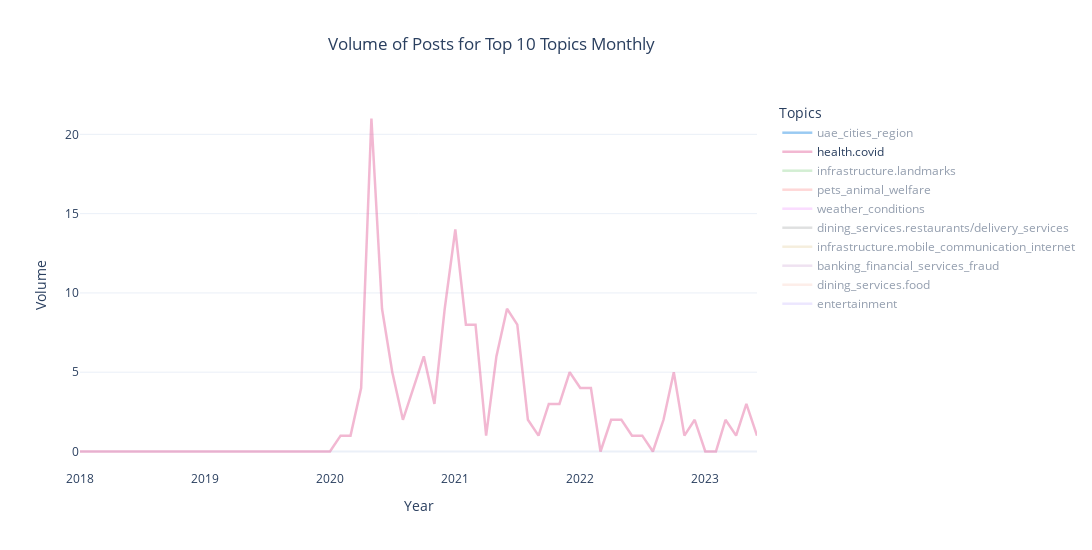

The cell this chart's notebook holds for it:
### Code cell
# Filter the data for the top 10 topics by volume
top_topics_data = df[df['human_labels'].isin(top_topics.index)]

# Group by month-year and topic to calculate the volume of posts for each topic
volume = top_topics_data.groupby(['month_year', 'human_labels']).size().unstack().fillna(0)

# Set alpha for each topic based on its volume
max_alpha = 1.0
min_alpha = 0.3
total_vol = volume.sum()
line_alpha = (total_vol/ total_vol.max() *(max_alpha - min_alpha)) + min_alpha

colors = px.colors.qualitative.Dark24

# Convert hex colors to RGB
rgb_colors = [mcolors.hex2color(color) for color in colors]

# Create the figure
fig = go.Figure()

#sort topics by volume
sorted_topics = total_vol.sort_values(ascending = False).index

# Plot line graphs with varying transparency based on volume
for idx, topic in enumerate(sorted_topics):
    r, g, b = rgb_colors[idx]
    rgba_color = f'rgba({int(r*255)},{int(g*255)},{int(b*255)},{line_alpha[topic]})'
    fig.add_trace(go.Scatter(x=volume.index.astype(str), 
                             y=volume[topic], 
                             mode='lines', 
                             name=topic, opacity = np.arange(0.6,1,.04)[::-1][idx],
                             line=dict(color=rgba_color, width=2.5)
                            ))

# Update the figure layout
fig.update_layout(
    title={"text": "Volume of Posts for Top 10 Topics Monthly", "x": 0.3},
    xaxis_title="Year",
    yaxis_title="Volume",
    legend=dict(title="Topics", x=1.03),
    xaxis_showgrid=False,
    xaxis=dict(zeroline=False),
    width=1200,
    height=550,
    autosize=False
)

# Display the figure
fig.show()

### Figure 1 — Plotly figure (JSON) as saved in the notebook; plotly's stock layout.template omitted (floating-point values rounded to 4 significant figures)
{"data": [{"line": {"color": "rgba(46,145,229,1.0)", "width": 2.5}, "mode": "lines", "name": "uae_cities_region", "opacity": 0.96, "type": "scatter", "visible": "legendonly", "x": ["2018-01", "2018-02", "2018-03", "2018-06", "2018-07", "2018-08", "2018-10", "2018-11", "2018-12", "2019-01", "2019-02", "2019-03", "2019-04", "2019-05", "2019-06", "2019-07", "2019-08", "2019-09", "2019-10", "2019-11", "2019-12", "2020-01", "2020-02", "2020-03", "2020-04", "2020-05", "2020-06", "2020-07", "2020-08", "2020-09", "2020-10", "2020-11", "2020-12", "2021-01", "2021-02", "2021-03", "2021-04", "2021-05", "2021-06", "2021-07", "2021-08", "2021-09", "2021-10", "2021-11", "2021-12", "2022-01", "2022-02", "2022-03", "2022-04", "2022-05", "2022-06", "2022-07", "2022-08", "2022-09", "2022-10", "2022-11", "2022-12", "2023-01", "2023-02", "2023-03", "2023-04", "2023-05", "2023-06"], "y": [1, 0, 0, 1, 2, 2, 0, 1, 1, 2, 2, 2, 2, 1, 2, 4, 3, 0, 3, 3, 4, 6, 4, 4, 2, 24, 37, 18, 13, 4, 11, 13, 16, 18, 20, 26, 10, 16, 14, 12, 7, 14, 10, 10, 5, 15, 10, 6, 6, 9, 6, 7, 7, 26, 17, 18, 17, 10, 17, 13, 26, 32, 54]}, {"line": {"color": "rgba(225,95,153,0.4777089783281734)", "width": 2.5}, "mode": "lines", "name": "health.covid", "opacity": 0.92, "type": "scatter", "visible": true, "x": ["2018-01", "2018-02", "2018-03", "2018-06", "2018-07", "2018-08", "2018-10", "2018-11", "2018-12", "2019-01", "2019-02", "2019-03", "2019-04", "2019-05", "2019-06", "2019-07", "2019-08", "2019-09", "2019-10", "2019-11", "2019-12", "2020-01", "2020-02", "2020-03", "2020-04", "2020-05", "2020-06", "2020-07", "2020-08", "2020-09", "2020-10", "2020-11", "2020-12", "2021-01", "2021-02", "2021-03", "2021-04", "2021-05", "2021-06", "2021-07", "2021-08", "2021-09", "2021-10", "2021-11", "2021-12", "2022-01", "2022-02", "2022-03", "2022-04", "2022-05", "2022-06", "2022-07", "2022-08", "2022-09", "2022-10", "2022-11", "2022-12", "2023-01", "2023-02", "2023-03", "2023-04", "2023-05", "2023-06"], "y": [0, 0, 0, 0, 0, 0, 0, 0, 0, 0, 0, 0, 0, 0, 0, 0, 0, 0, 0, 0, 0, 0, 1, 1, 4, 21, 9, 5, 2, 4, 6, 3, 9, 14, 8, 8, 1, 6, 9, 8, 2, 1, 3, 3, 5, 4, 4, 0, 2, 2, 1, 1, 0, 2, 5, 1, 2, 0, 0, 2, 1, 3, 1]}, {"line": {"color": "rgba(28,167,28,0.43978328173374615)", "width": 2.5}, "mode": "lines", "name": "infrastructure.landmarks", "opacity": 0.88, "type": "scatter", "visible": "legendonly", "x": ["2018-01", "2018-02", "2018-03", "2018-06", "2018-07", "2018-08", "2018-10", "2018-11", "2018-12", "2019-01", "2019-02", "2019-03", "2019-04", "2019-05", "2019-06", "2019-07", "2019-08", "2019-09", "2019-10", "2019-11", "2019-12", "2020-01", "2020-02", "2020-03", "2020-04", "2020-05", "2020-06", "2020-07", "2020-08", "2020-09", "2020-10", "2020-11", "2020-12", "2021-01", "2021-02", "2021-03", "2021-04", "2021-05", "2021-06", "2021-07", "2021-08", "2021-09", "2021-10", "2021-11", "2021-12", "2022-01", "2022-02", "2022-03", "2022-04", "2022-05", "2022-06", "2022-07", "2022-08", "2022-09", "2022-10", "2022-11", "2022-12", "2023-01", "2023-02", "2023-03", "2023-04", "2023-05", "2023-06"], "y": [0, 0, 0, 0, 0, 0, 0, 0, 1, 2, 0, 0, 0, 1, 0, 1, 1, 1, 1, 2, 2, 1, 0, 0, 0, 9, 2, 1, 1, 5, 1, 2, 2, 4, 0, 1, 1, 3, 1, 1, 3, 11, 4, 2, 3, 3, 0, 7, 3, 2, 2, 1, 1, 4, 1, 2, 2, 1, 3, 4, 6, 8, 9]}, {"line": {"color": "rgba(251,13,13,0.39210526315789473)", "width": 2.5}, "mode": "lines", "name": "pets_animal_welfare", "opacity": 0.84, "type": "scatter", "visible": "legendonly", "x": ["2018-01", "2018-02", "2018-03", "2018-06", "2018-07", "2018-08", "2018-10", "2018-11", "2018-12", "2019-01", "2019-02", "2019-03", "2019-04", "2019-05", "2019-06", "2019-07", "2019-08", "2019-09", "2019-10", "2019-11", "2019-12", "2020-01", "2020-02", "2020-03", "2020-04", "2020-05", "2020-06", "2020-07", "2020-08", "2020-09", "2020-10", "2020-11", "2020-12", "2021-01", "2021-02", "2021-03", "2021-04", "2021-05", "2021-06", "2021-07", "2021-08", "2021-09", "2021-10", "2021-11", "2021-12", "2022-01", "2022-02", "2022-03", "2022-04", "2022-05", "2022-06", "2022-07", "2022-08", "2022-09", "2022-10", "2022-11", "2022-12", "2023-01", "2023-02", "2023-03", "2023-04", "2023-05", "2023-06"], "y": [0, 0, 0, 0, 0, 0, 0, 0, 0, 0, 0, 0, 0, 0, 0, 1, 0, 0, 0, 0, 0, 2, 0, 0, 1, 1, 4, 3, 0, 3, 1, 2, 1, 1, 1, 3, 4, 4, 5, 2, 2, 0, 1, 2, 0, 2, 1, 1, 2, 2, 0, 3, 0, 5, 3, 2, 3, 2, 2, 0, 3, 5, 5]}, {"line": {"color": "rgba(218,22,255,0.37910216718266254)", "width": 2.5}, "mode": "lines", "name": "weather_conditions", "opacity": 0.8, "type": "scatter", "visible": "legendonly", "x": ["2018-01", "2018-02", "2018-03", "2018-06", "2018-07", "2018-08", "2018-10", "2018-11", "2018-12", "2019-01", "2019-02", "2019-03", "2019-04", "2019-05", "2019-06", "2019-07", "2019-08", "2019-09", "2019-10", "2019-11", "2019-12", "2020-01", "2020-02", "2020-03", "2020-04", "2020-05", "2020-06", "2020-07", "2020-08", "2020-09", "2020-10", "2020-11", "2020-12", "2021-01", "2021-02", "2021-03", "2021-04", "2021-05", "2021-06", "2021-07", "2021-08", "2021-09", "2021-10", "2021-11", "2021-12", "2022-01", "2022-02", "2022-03", "2022-04", "2022-05", "2022-06", "2022-07", "2022-08", "2022-09", "2022-10", "2022-11", "2022-12", "2023-01", "2023-02", "2023-03", "2023-04", "2023-05", "2023-06"], "y": [1, 0, 0, 1, 1, 0, 1, 1, 0, 0, 0, 1, 0, 1, 1, 1, 0, 1, 0, 1, 3, 1, 0, 0, 1, 1, 2, 4, 2, 0, 0, 0, 3, 5, 1, 0, 1, 1, 0, 1, 1, 1, 1, 1, 1, 1, 0, 0, 1, 1, 2, 2, 2, 5, 1, 0, 1, 3, 0, 2, 5, 3, 2]}, {"line": {"color": "rgba(34,42,42,0.37260061919504645)", "width": 2.5}, "mode": "lines", "name": "dining_services.restaurants/delivery_services", "opacity": 0.76, "type": "scatter", "visible": "legendonly", "x": ["2018-01", "2018-02", "2018-03", "2018-06", "2018-07", "2018-08", "2018-10", "2018-11", "2018-12", "2019-01", "2019-02", "2019-03", "2019-04", "2019-05", "2019-06", "2019-07", "2019-08", "2019-09", "2019-10", "2019-11", "2019-12", "2020-01", "2020-02", "2020-03", "2020-04", "2020-05", "2020-06", "2020-07", "2020-08", "2020-09", "2020-10", "2020-11", "2020-12", "2021-01", "2021-02", "2021-03", "2021-04", "2021-05", "2021-06", "2021-07", "2021-08", "2021-09", "2021-10", "2021-11", "2021-12", "2022-01", "2022-02", "2022-03", "2022-04", "2022-05", "2022-06", "2022-07", "2022-08", "2022-09", "2022-10", "2022-11", "2022-12", "2023-01", "2023-02", "2023-03", "2023-04", "2023-05", "2023-06"], "y": [0, 1, 0, 0, 0, 0, 0, 0, 0, 0, 0, 0, 0, 0, 0, 0, 0, 0, 0, 2, 0, 1, 2, 0, 0, 2, 0, 0, 1, 0, 0, 2, 2, 1, 0, 1, 0, 0, 0, 1, 0, 1, 0, 1, 1, 1, 1, 0, 0, 3, 2, 0, 6, 3, 2, 8, 3, 4, 1, 4, 1, 4, 5]}, {"line": {"color": "rgba(182,129,0,0.3704334365325077)", "width": 2.5}, "mode": "lines", "name": "infrastructure.mobile_communication_internet", "opacity": 0.72, "type": "scatter", "visible": "legendonly", "x": ["2018-01", "2018-02", "2018-03", "2018-06", "2018-07", "2018-08", "2018-10", "2018-11", "2018-12", "2019-01", "2019-02", "2019-03", "2019-04", "2019-05", "2019-06", "2019-07", "2019-08", "2019-09", "2019-10", "2019-11", "2019-12", "2020-01", "2020-02", "2020-03", "2020-04", "2020-05", "2020-06", "2020-07", "2020-08", "2020-09", "2020-10", "2020-11", "2020-12", "2021-01", "2021-02", "2021-03", "2021-04", "2021-05", "2021-06", "2021-07", "2021-08", "2021-09", "2021-10", "2021-11", "2021-12", "2022-01", "2022-02", "2022-03", "2022-04", "2022-05", "2022-06", "2022-07", "2022-08", "2022-09", "2022-10", "2022-11", "2022-12", "2023-01", "2023-02", "2023-03", "2023-04", "2023-05", "2023-06"], "y": [2, 0, 1, 0, 0, 1, 0, 0, 0, 0, 0, 0, 0, 0, 0, 0, 0, 1, 0, 0, 0, 0, 0, 3, 3, 0, 4, 0, 0, 1, 2, 1, 3, 1, 0, 1, 0, 3, 1, 0, 2, 1, 0, 0, 0, 0, 1, 0, 1, 0, 0, 0, 0, 2, 5, 1, 1, 3, 2, 0, 2, 6, 10]}, {"line": {"color": "rgba(117,13,134,0.35309597523219816)", "width": 2.5}, "mode": "lines", "name": "banking_financial_services_fraud", "opacity": 0.68, "type": "scatter", "visible": "legendonly", "x": ["2018-01", "2018-02", "2018-03", "2018-06", "2018-07", "2018-08", "2018-10", "2018-11", "2018-12", "2019-01", "2019-02", "2019-03", "2019-04", "2019-05", "2019-06", "2019-07", "2019-08", "2019-09", "2019-10", "2019-11", "2019-12", "2020-01", "2020-02", "2020-03", "2020-04", "2020-05", "2020-06", "2020-07", "2020-08", "2020-09", "2020-10", "2020-11", "2020-12", "2021-01", "2021-02", "2021-03", "2021-04", "2021-05", "2021-06", "2021-07", "2021-08", "2021-09", "2021-10", "2021-11", "2021-12", "2022-01", "2022-02", "2022-03", "2022-04", "2022-05", "2022-06", "2022-07", "2022-08", "2022-09", "2022-10", "2022-11", "2022-12", "2023-01", "2023-02", "2023-03", "2023-04", "2023-05", "2023-06"], "y": [0, 0, 0, 0, 0, 1, 0, 0, 0, 0, 0, 0, 0, 0, 0, 0, 1, 0, 0, 0, 0, 0, 0, 0, 1, 1, 1, 0, 1, 0, 1, 0, 1, 0, 0, 0, 0, 2, 3, 1, 0, 0, 0, 0, 0, 0, 0, 0, 0, 0, 0, 4, 0, 1, 0, 2, 4, 1, 3, 4, 2, 2, 12]}, {"line": {"color": "rgba(235,102,59,0.3509287925696594)", "width": 2.5}, "mode": "lines", "name": "dining_services.food", "opacity": 0.64, "type": "scatter", "visible": "legendonly", "x": ["2018-01", "2018-02", "2018-03", "2018-06", "2018-07", "2018-08", "2018-10", "2018-11", "2018-12", "2019-01", "2019-02", "2019-03", "2019-04", "2019-05", "2019-06", "2019-07", "2019-08", "2019-09", "2019-10", "2019-11", "2019-12", "2020-01", "2020-02", "2020-03", "2020-04", "2020-05", "2020-06", "2020-07", "2020-08", "2020-09", "2020-10", "2020-11", "2020-12", "2021-01", "2021-02", "2021-03", "2021-04", "2021-05", "2021-06", "2021-07", "2021-08", "2021-09", "2021-10", "2021-11", "2021-12", "2022-01", "2022-02", "2022-03", "2022-04", "2022-05", "2022-06", "2022-07", "2022-08", "2022-09", "2022-10", "2022-11", "2022-12", "2023-01", "2023-02", "2023-03", "2023-04", "2023-05", "2023-06"], "y": [0, 0, 0, 0, 0, 0, 0, 0, 0, 0, 0, 0, 0, 0, 0, 0, 0, 0, 0, 1, 0, 0, 0, 1, 0, 3, 1, 1, 1, 2, 2, 0, 4, 1, 2, 2, 1, 1, 1, 0, 0, 0, 2, 0, 1, 1, 0, 1, 0, 0, 0, 1, 2, 1, 1, 2, 0, 1, 0, 2, 3, 1, 4]}, {"line": {"color": "rgba(81,28,251,0.3509287925696594)", "width": 2.5}, "mode": "lines", "name": "entertainment", "opacity": 0.6, "type": "scatter", "visible": "legendonly", "x": ["2018-01", "2018-02", "2018-03", "2018-06", "2018-07", "2018-08", "2018-10", "2018-11", "2018-12", "2019-01", "2019-02", "2019-03", "2019-04", "2019-05", "2019-06", "2019-07", "2019-08", "2019-09", "2019-10", "2019-11", "2019-12", "2020-01", "2020-02", "2020-03", "2020-04", "2020-05", "2020-06", "2020-07", "2020-08", "2020-09", "2020-10", "2020-11", "2020-12", "2021-01", "2021-02", "2021-03", "2021-04", "2021-05", "2021-06", "2021-07", "2021-08", "2021-09", "2021-10", "2021-11", "2021-12", "2022-01", "2022-02", "2022-03", "2022-04", "2022-05", "2022-06", "2022-07", "2022-08", "2022-09", "2022-10", "2022-11", "2022-12", "2023-01", "2023-02", "2023-03", "2023-04", "2023-05", "2023-06"], "y": [0, 0, 0, 0, 0, 0, 0, 0, 0, 0, 0, 0, 2, 0, 1, 0, 0, 0, 0, 1, 0, 1, 0, 0, 1, 3, 1, 0, 1, 1, 1, 0, 0, 0, 1, 1, 1, 0, 1, 0, 0, 1, 0, 0, 3, 0, 0, 0, 4, 1, 2, 0, 1, 0, 4, 1, 1, 1, 1, 1, 0, 1, 8]}], "layout": {"autosize": false, "height": 550, "legend": {"title": {"text": "Topics"}, "x": 1.03, "y": 1}, "title": {"text": "Volume of Posts for Top 10 Topics Monthly", "x": 0.3}, "width": 1200, "xaxis": {"autorange": true, "range": ["2018-01-01", "2023-06-01"], "showgrid": false, "title": {"text": "Year"}, "type": "date", "zeroline": false}, "yaxis": {"autorange": true, "range": [-1.167, 22.17], "title": {"text": "Volume"}, "type": "linear"}}}
